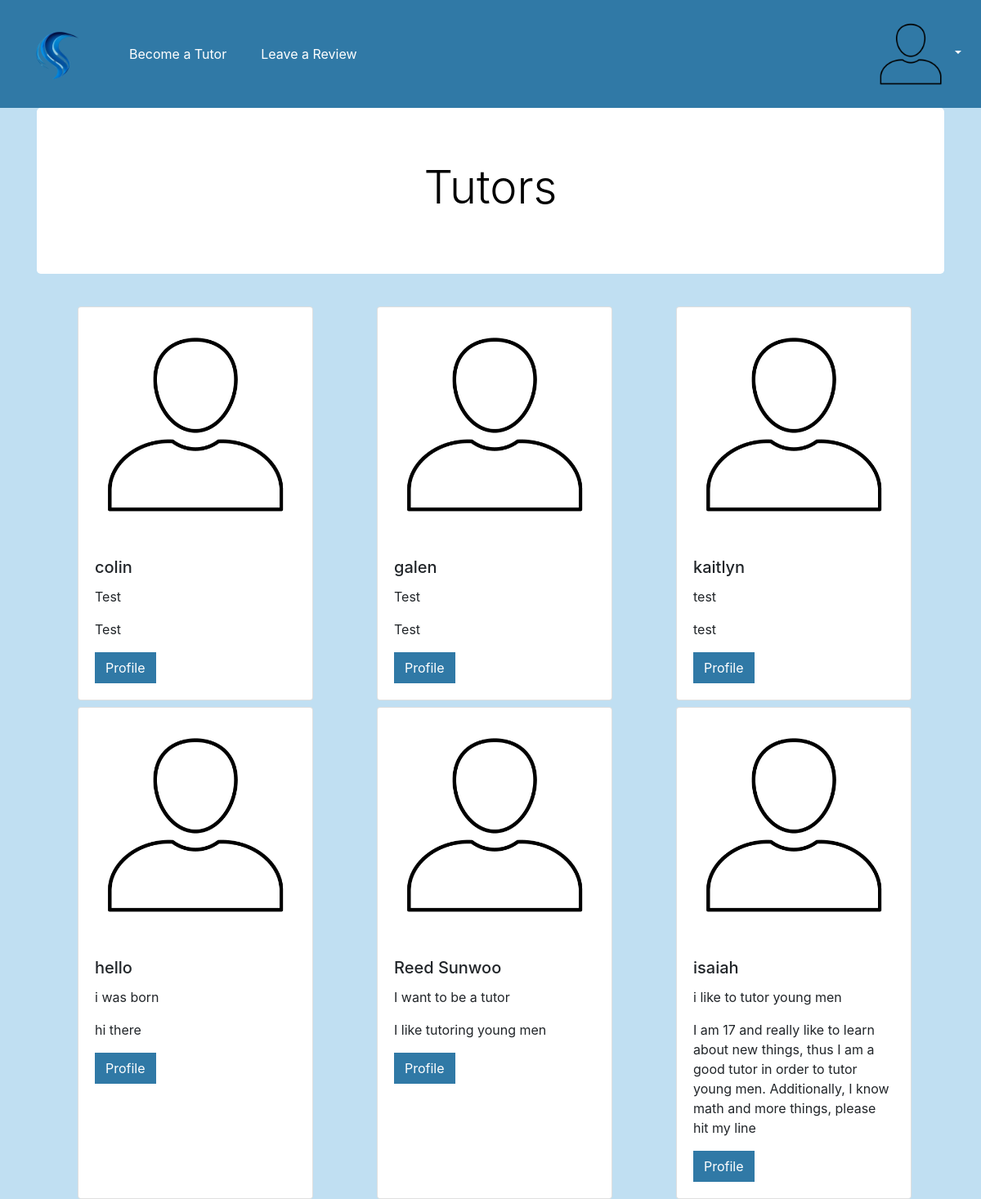
Screenshot of /home (signed in) with the database file from the repository.
### models.py (models this page shows, shortened)
class User(Base):
    __tablename__ = "users"
    id = Column("id", INTEGER, primary_key=True)
    username = Column("username", TEXT, nullable=False)
    name = Column("name", TEXT, nullable=False)
    password = Column("password", TEXT, nullable=False)
    tutors = relationship("Tutor", secondary="ratingtags", back_populates="users")

class Tutor(Base):
    __tablename__ = "tutors"
    id = Column("id", INTEGER, primary_key=True)
    bio = Column("bio", TEXT, nullable=False)
    intro = Column("intro", TEXT, nullable=False)
    grade = Column("grade", TEXT, nullable=False)
    phone = Column("phone", TEXT, nullable=False)
    email = Column("email", TEXT, nullable=False)
    user_id = Column(INTEGER, ForeignKey('users.id'), nullable=False)
    users = relationship("User", secondary="ratingtags", back_populates="tutors")
    subjects = relationship("Subject", secondary="subjecttags", back_populates="tutors")

### app.py (the view)
@app.route("/home")
def home():
    if "username" in session:
        tutors = db_session.query(Tutor).all()
        names = []
        for tutor in tutors:
            names.append(db_session.query(User.name).where(User.id == tutor.user_id).first()[0])
        return render_template("home.html", tutors=tutors, names=names)
    else:
        return redirect(url_for("login"))

### app.py (called while the page is built)
@app.before_request
def setup():
    init_db()

### database.py (called while the page is built)
def init_db():
    import models
    Base.metadata.create_all(bind=engine)

### templates/home.html (shortened to what this page needs)
{% extends "base.html" %}
  {% block style %}
    <link rel="stylesheet" type="text/css" href="{{url_for('static', filename='styles/home.css')}}">
    {% endblock %}
  {% block content %}
  <div class="jumbotron jumbotron-custom">
    <div class="container">
      <h1 class="display-4">Tutors</h1>
    </div>
  </div>
    <div class="card-deck">
    {%for i in range(names| length)%}
          <div class="card" style="width: 18rem;">
            <img src="{{url_for('static', filename='images/profile.png')}}" class="card-img-top" alt="...">
            <div class="card-body">
              <h5 class="card-title">{{names[i]}}</h5>
              <p class="card-text">{{tutors[i].bio}}</p>
              <p class="card-text">{{tutors[i].intro}}</p>
              <form method="POST" action="/tutorprofile">
                <button type="submit" class="btn btn-primary">Profile</button>
              </form>
            </div>
          </div>
    {%endfor%}
  </div>
  {% endblock %}

### static/styles/base.css (style rules this page uses)
.btn-primary { background-color: #3079A6; border-color: #3079A6; border-radius: 0; }

### static/styles/home.css (style rules this page uses)
body { background-color: #C0DFF2; }
.jumbotron { text-align: center; }
.card-deck { margin-top: 40px; margin-left: 35px; display: grid; grid-template-columns: repeat(auto-fit, minmax(280px, 1fr)); grid-gap: .5rem; }
.card { max-width: 18rem; }
.jumbotron-custom { background-color: #ffffff; }
.jumbotron-custom h1 { color: #000000; text-align: center; }

### rows the page displays
User: name "colin"
Tutor: bio "Test", intro "Test"
User: name "galen"
Tutor: bio "Test", intro "Test"
User: name "kaitlyn"
Tutor: bio "test", intro "test"
User: name "hello"
Tutor: bio "i was born", intro "hi there"
User: name "Reed Sunwoo"
Tutor: bio "I want to be a tutor", intro "I like tutoring young men"
User: name "isaiah"
Tutor: bio "i like to tutor young men", intro "I am 17 and really like to learn about new things, thus I am a good tutor in order to tutor young men. Additionally, I know math and more things, please hit my line"
